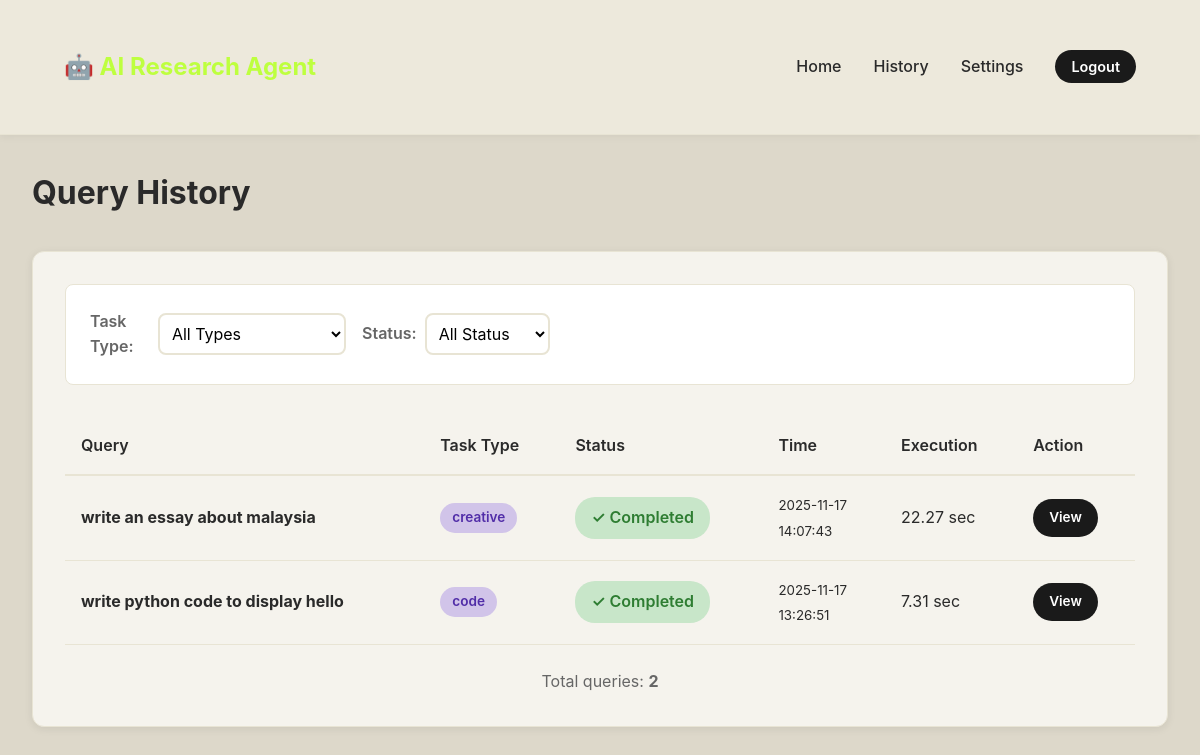
The app's page /history (signed in), older data.
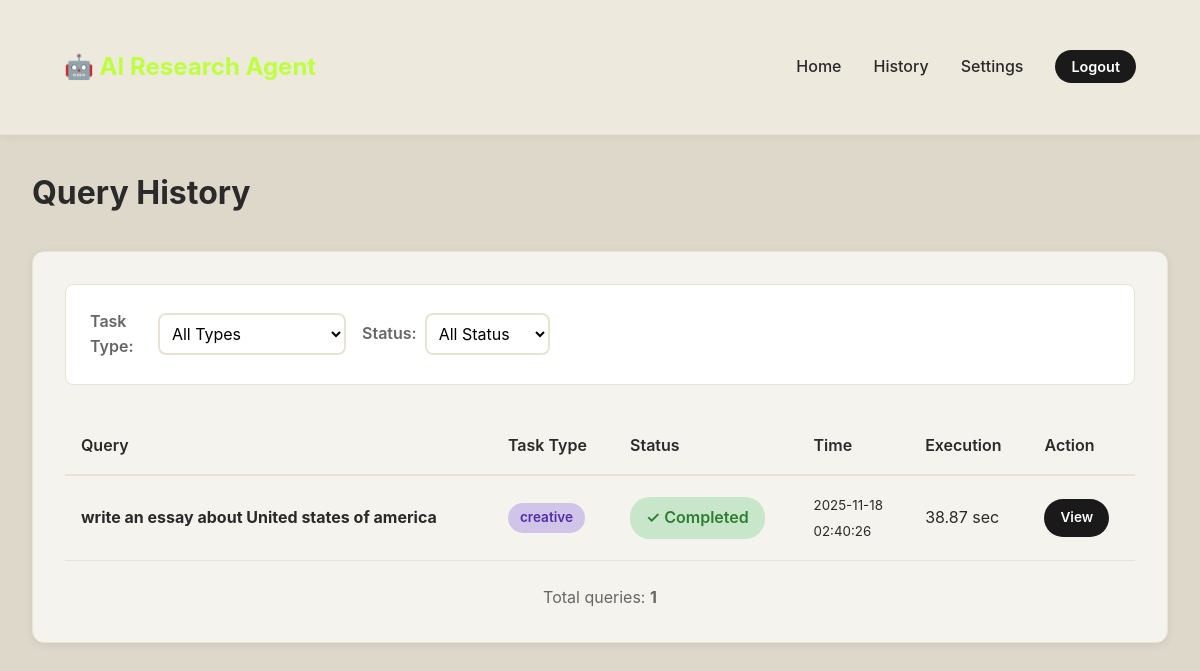
The same page, newer data.
### app.py (models this page shows, shortened)
class Query(db.Model):
    id = db.Column(db.Integer, primary_key=True)
    user_id = db.Column(db.Integer, db.ForeignKey('user.id'), nullable=False)
    query_text = db.Column(db.Text, nullable=False)
    response = db.Column(db.Text)
    reasoning = db.Column(db.Text)
    status = db.Column(db.String(20), default='processing')
    task_type = db.Column(db.String(50))
    execution_time = db.Column(db.Float)
    created_at = db.Column(db.DateTime, default=datetime.utcnow)
    tools_used = db.Column(db.String(255))
    error_message = db.Column(db.Text)
    is_comparison_query = db.Column(db.Boolean, default=False)
    comparison_confidence = db.Column(db.Float, default=0.0)
    table_html = db.Column(db.Text)  # Store generated HTML table
    user = db.relationship('User', backref=db.backref('queries', lazy='dynamic'))

### app.py (the view)
@app.route('/history')
@login_required
def history():
    user = User.query.get(session['user_id'])
    page = request.args.get('page', 1, type=int)
    queries = Query.query.filter_by(user_id=user.id)\
        .order_by(Query.created_at.desc())\
        .paginate(page=page, per_page=10)
    return render_template('history.html', queries=queries, user=user)

### app.py (called while the page is built)
@app.before_request
def make_session_permanent():
    session.permanent = True
    app.permanent_session_lifetime = timedelta(days=7)

def login_required(f):
    @wraps(f)
    def decorated_function(*args, **kwargs):
        if 'user_id' not in session:
            flash('Please log in first', 'error')
            return redirect(url_for('login'))
        return f(*args, **kwargs)
    return decorated_function

### templates/history.html (shortened to what this page needs)
{% extends "base.html" %}
{% block content %}
<div class="container">
    <h1 style="margin-bottom: 2rem; color: var(--text-primary);">Query History</h1>
    <div class="card">
        {% if queries.items %}
        <div class="filters">
            <div class="filter-group">
                <label>Task Type:</label>
                <select id="filterTaskType">
                    <option value="">All Types</option>
                </select>
            </div>
            <div class="filter-group">
                <label>Status:</label>
                <select id="filterStatus">
                    <option value="">All Status</option>
                </select>
            </div>
        </div>
        <table class="queries-table">
            <thead>
                <tr>
                    <th>Query</th>
                    <th>Task Type</th>
                    <th>Status</th>
                    <th>Time</th>
                    <th>Execution</th>
                    <th>Action</th>
                </tr>
            </thead>
            <tbody>
                {% for query in queries.items %}
                <tr>
                    <td>
                        <strong>{{ query.query_text[:60] }}{% if query.query_text|length > 60 %}...{% endif %}</strong>
                    </td>
                    <td>
                        <span class="badge badge-primary">{{ query.task_type }}</span>
                    </td>
                    <td>
                        <span class="status-badge status-{{ query.status }}">
                            {% if query.status == 'completed' %}
                                ✓ Completed
                            {% elif query.status == 'processing' %}
                                ⏳ Processing
                            {% else %}
                                ✗ Failed
                            {% endif %}
                        </span>
                    </td>
                    <td>
                        <small>{{ query.created_at.strftime('%Y-%m-%d<br/>%H:%M:%S')|safe }}</small>
                    </td>
                    <td>
                        {% if query.execution_time %}
                            {{ "%.2f"|format(query.execution_time) }} sec
                        {% else %}
                            -
                        {% endif %}
                    </td>
                    <td>
                        <a href="{{ url_for('view_query', query_id=query.id) }}" class="btn btn-secondary" style="font-size: 0.85rem; padding: 0.5rem 1rem;">View</a>
                    </td>
                </tr>
                {% endfor %}
            </tbody>
        </table>
        <p style="text-align: center; margin-top: 1.5rem; color: var(--text-secondary);">
            Total queries: <strong>{{ queries.total }}</strong>
        </p>
        {% else %}
        <p style="text-align: center; padding: 2rem; color: var(--text-secondary);">
            No queries found. <a href="{{ url_for('index') }}" style="color: var(--accent-green); font-weight: 600;">Create your first query →</a>
        </p>
        {% endif %}
    </div>
</div>
{% endblock %}

Row changes from the older to the newer data that the page shows:
removed Query: query_text "write python code to display hello", task_type "code", status "✓ Completed", created_at "2025-11-17 13:26:51", execution_time "7.31"
changed Query "creative": query_text "write an essay about malaysia" → "write an essay about United states of america"; created_at "2025-11-17 14:07:43" → "2025-11-18 02:40:26"; execution_time "22.27" → "38.87"
Text that changed along with them:
{{ queries.total }}: "2" → "1"
